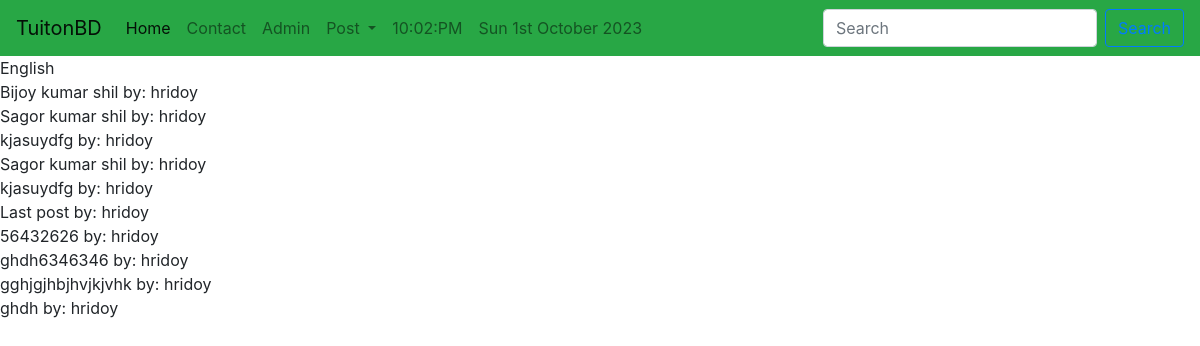
The app's page /tuition_App/subjects/, older data.
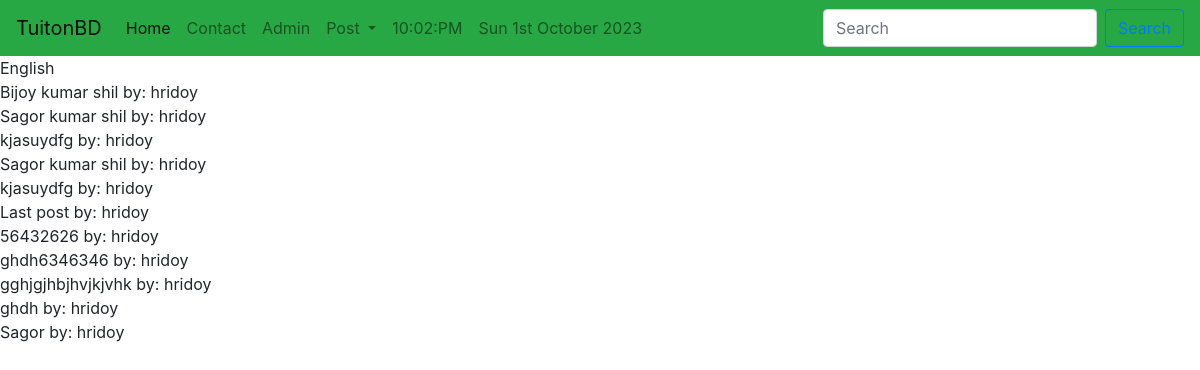
The same page, newer data.
### tuition_App/models.py (models this page shows, shortened)
class Subject(models.Model):
    name = models.CharField(max_length=100)

class Post(models.Model):
    CATEGORY = (
        ("Teacher", "Teacher"),
        ("Student", "Student"),
    )
    MEDIUM = (
        ("bangla", "bangla"),
        ("English", "English"),
        ("Urdu", "Urdu"),
        ("Hindi", "Hindi"),
        ("Arabic", "Arabic"),
    )
    user = models.ForeignKey(User, on_delete=models.CASCADE, blank=True, null=True)
    id = models.AutoField(primary_key=True)
    title = models.CharField(max_length=101)
    slug = models.CharField(max_length=100, default=title)
    email = models.EmailField()
    salary = models.FloatField()
    details = models.TextField()
    available = models.BooleanField()
    category = models.CharField(max_length=100, choices=CATEGORY)
    created_at = models.DateTimeField(default=now)
    image = models.ImageField(default="default.jpg", upload_to="tuition/images")
    medium = MultiSelectField(
        max_length=100, max_choices=5, choices=MEDIUM, default="bangla"
    )
    subject = models.ManyToManyField(Subject, related_name="subject_set")
    class_in = models.ManyToManyField(Class_in, related_name="class_set")

### tuition_App/views.py (the view)
# urls.py: path("subjects/", subview, name="subjects"),
def subview(request):
    sub = Subject.objects.get(name="English")
    post = sub.subject_set.all()
    return render(request, "tuition/subjectview.html", {"sub": sub, "post": post})

### templates/tuition/subjectview.html
{% extends 'basic.html'%}
{% block body %}
{{sub.name}} <br>
{% for p in sub.subject_set.all %}
{{p.title}} by:
{{p.user.username}}
<br>
{% endfor %}
{% endblock body %}

### templates/basic.html (shortened to what this page needs)
<!doctype html>
<html lang="en">
<head>
    <link rel="stylesheet" href="https://cdn.jsdelivr.net/npm/bootstrap@4.5.3/dist/css/bootstrap.min.css"
>
</head>
<body>
    <nav class="navbar navbar-expand-lg navbar-light bg-success">
        <a class="navbar-brand" href="/">TuitonBD </a>
        <div class="collapse navbar-collapse" id="navbarSupportedContent">
            <ul class="navbar-nav mr-auto">
                <li class="nav-item active">
                    <a class="nav-link" href="{% url 'homeview' %}">Home <span class="sr-only">(current)</span></a>
                </li>
                <li class="nav-item">
                    <a class="nav-link" href="/tuition_App/contact/">Contact</a>
                </li>
                <li class="nav-item">
                    <a class="nav-link" href="/admin/">Admin</a>
                </li>
                <li class="nav-item dropdown">
                    <a class="nav-link dropdown-toggle" href="#" id="navbarDropdown" role="button"
                        data-toggle="dropdown" aria-haspopup="true" aria-expanded="false">
                        Post
                    </a>
                </li>
                <li class="nav-item">
                    <a class="nav-link" href="">{% now 'h:i:A' %}</a>
                </li>
                <li class="nav-item">
                    <a class="nav-link" href="">{% now "D jS F Y" %}</a>
                </li>
            </ul>
            <form method="post" action="/tuition_App/search/" class="form-inline my-2 my-lg-0">
                <input class="form-control mr-sm-2" type="search" placeholder="Search" name="search"
                    aria-label="Search" />
                <button class="btn btn-outline-primary my-2 my-sm-0" type="submit">
                </button>
            </form>
        </div>
    </nav>
    {% block body %}
    {% endblock body %}
</body>
</html>

Row changes from the older to the newer data that the page shows:
added Post: title "Sagor", user.username "hridoy"
